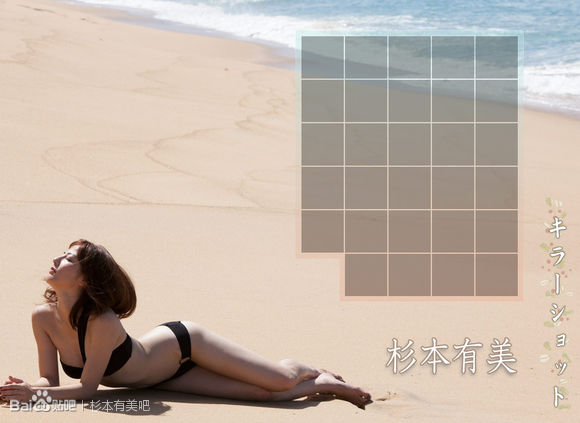
#> input picture 01f9.jpg, 580 x 423 px; its folder holds 4 pictures in this run
$ python resize_photo_7.py   (Python 2 division)
#> lines starting #> are read from the running program, lines starting #| are printed output that depends on the picture
# coding=utf-8
# 你有一个目录，装了很多照片，把它们的尺寸变成都不大于 iPhone5 分辨率的大小 1136*640。
# python os模块包含普遍的操作系统功能。如果你希望你的程序能够与平台无关的话，这个模块是尤为重要的。即它允许一个程序在编写后不需要任何改动，也不会发生任何问题，就可以在Linux和Windows下运行。
import os
from PIL import Image,ImageDraw,ImageFont
source_dir = raw_input()
#读取目录,获取照片列表,循环处理  /Users/bianbin/PycharmProjects/mengmatest/ins/
source_dir = str(source_dir)
images = os.listdir(source_dir)

#缩放大小
for image in images:
    image_abspath = os.path.join(source_dir, image)  #连接目录与文件名,获得绝对文件路径 if you use os.path.abspath,there may be some error
    print image_abspath
    if (os.path.isfile(image_abspath) & (image.split('.')[1] == 'jpg')):  #os.path.isfile need a abspath 判断name是不是一个jpg文件，不存在name也返回false
        im = Image.open(image_abspath)
#> im is the input picture: PIL image 580x423 RGB; mean R, G, B 194.6, 180, 168.2
        w, h = im.size
#> w = 580; h = 423
        # n = w/600 if (w/600) >= (h/400) else h/400 # if else的用法
        new_im = im.resize((128,128)) #要用一个新名称存储,不然im本身不会有变化 note: the resize returns a resized copy of an image , so you need a new object to save it
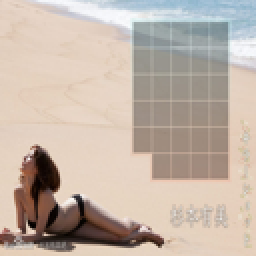
#> new_im: PIL image 128x128 RGB (shown 2 times larger); mean R, G, B 194.6, 180, 168.2
        new_im.save('finish_' + image.split('.')[0] + '.jpg', 'jpeg')


"""
第 0005 题：你有一个目录，装了很多照片，把它们的尺寸变成都不大于 iPhone5 分辨率的大小。

from PIL import Image
import os

__author__ = 'Chris5641'


def change_resolution(path):
    for picname in os.listdir(path):
        if picname.split('.')[0] != '':
            picpath = os.path.join(path, picname)
            with Image.open(picpath) as im:
                w, h = im.size
                n = w/136 if (w/136) >= (h/64) else h/64
                im.thumbnail((w/n, h/n))
                im.save('finish_'+picname.split('.')[0]+'.jpg', 'jpeg')


if __name__ == '__main__':
    change_resolution('/Users/bianbin/PycharmProjects/mengmatest/ins/')
"""

$ run again, on 10f9.jpg
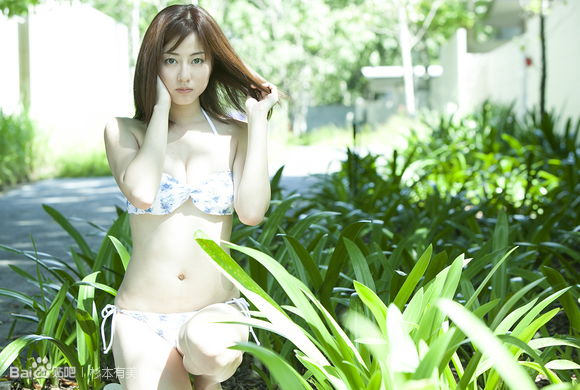
#> input picture 10f9.jpg, 580 x 390 px
#> im is the input picture: PIL image 580x390 RGB; mean R, G, B 160.4, 182.7, 144.8
#> `new_im = im.resize((128,128))`:
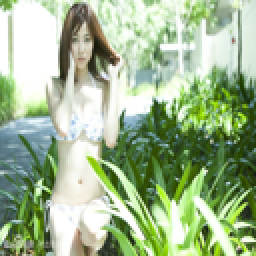
#> new_im: PIL image 128x128 RGB (shown 2 times larger); mean R, G, B 160.4, 182.6, 144.8

$ run again, on 12f7.jpg
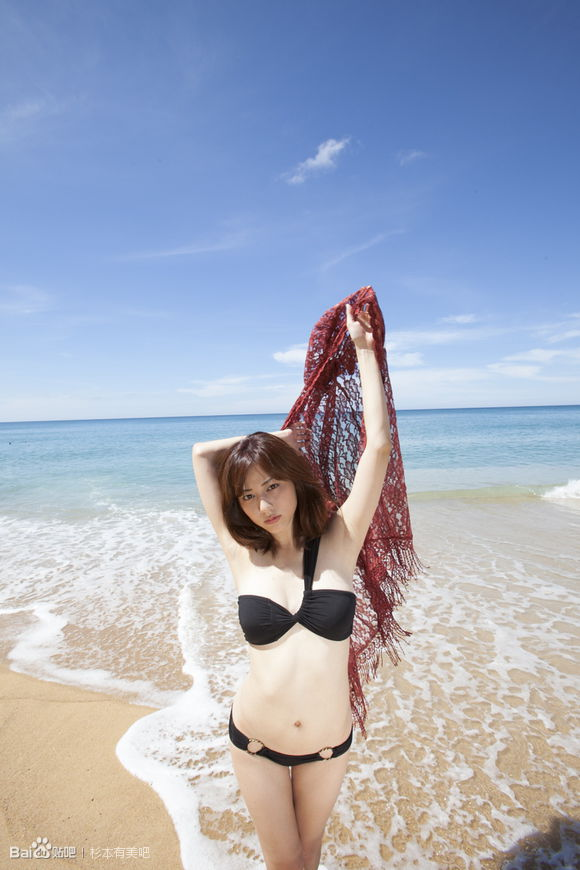
#> input picture 12f7.jpg, 580 x 870 px
#> im is the input picture: PIL image 580x870 RGB; mean R, G, B 163.7, 171.3, 189.9
#> `new_im = im.resize((128,128))`:
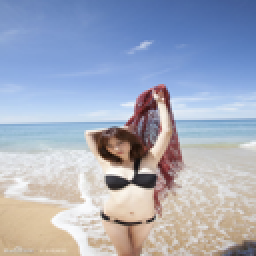
#> new_im: PIL image 128x128 RGB (shown 2 times larger); mean R, G, B 163.7, 171.2, 189.9

$ run again, on 16c4.jpg
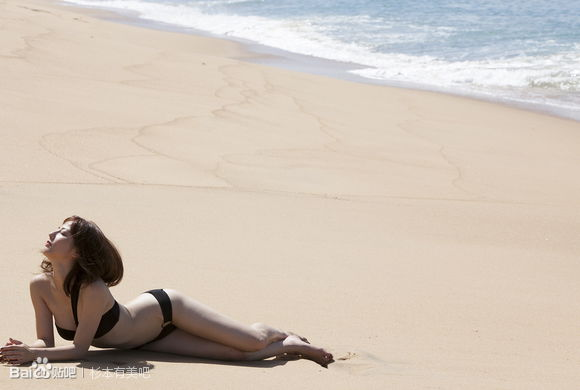
#> input picture 16c4.jpg, 580 x 390 px
#> im is the input picture: PIL image 580x390 RGB; mean R, G, B 207.1, 194.9, 183.3
#> `new_im = im.resize((128,128))`:
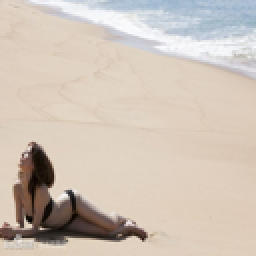
#> new_im: PIL image 128x128 RGB (shown 2 times larger); mean R, G, B 207.1, 194.9, 183.3
